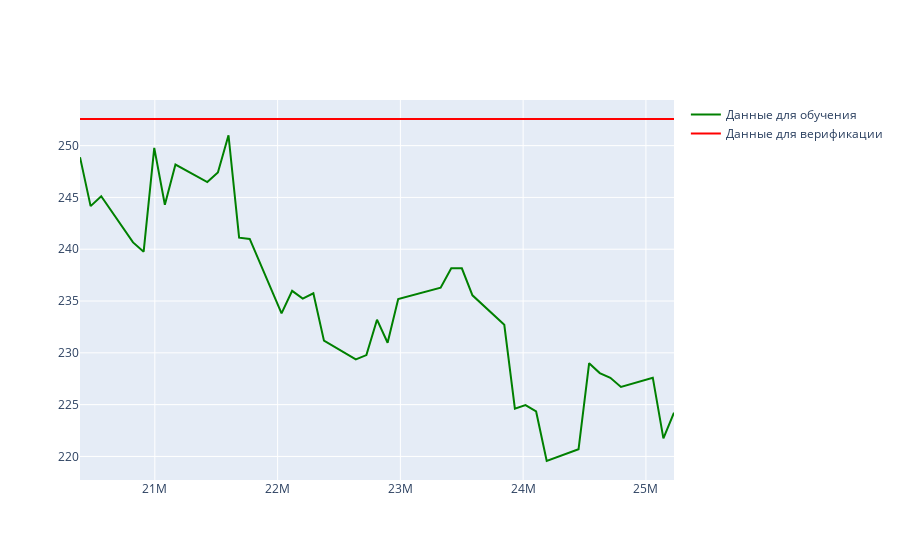

Notebook source saved alongside this figure:
### Code cell
fig = go.Figure()
res_y = neigh.predict(test_x.reshape(-1, 1))

fig.add_trace(go.Scatter(
                    x=test_x,
                    y=test_y,
                    line=dict(color='green', width=2),
                    name='Данные для обучения',
                   )
)
fig.add_trace(go.Scatter(
                    x=test_x,
                    y=res_y,
                    line=dict(color='red', width=2),
                    name='Данные для верификации',
                    )
)
fig.show()
